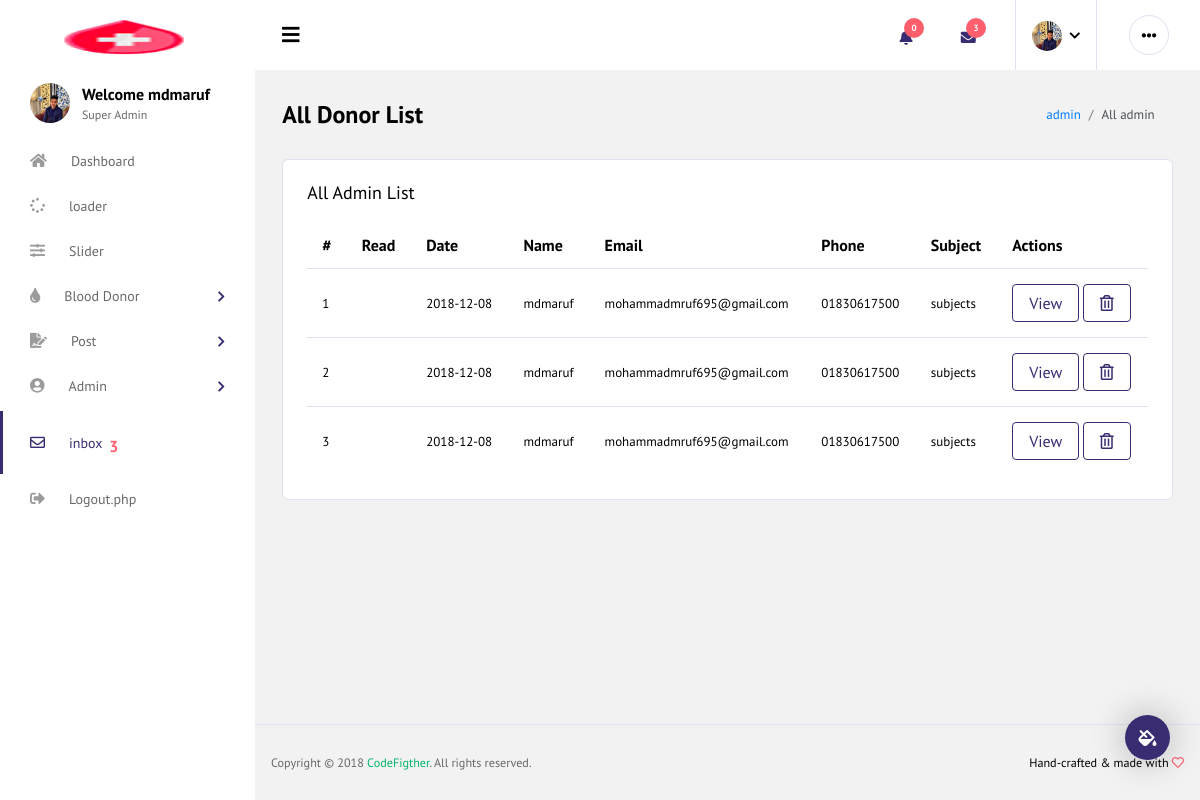
The app's page /admin/inbox.php (signed in) with its own data.
### tables this page shows
CREATE TABLE `massage` (
  `id` int(255) NOT NULL,
  `date` date NOT NULL,
  `admin` varchar(20) NOT NULL,
  `name` varchar(20) NOT NULL,
  `email` varchar(50) NOT NULL,
  `phone` varchar(15) NOT NULL,
  `subject` text NOT NULL,
  `massage` text NOT NULL,
  `status` varchar(10) NOT NULL
);

### admin/inbox.php (the view, shortened to what this page needs)
<?php
include "../include/db.php" ;
 ?>
<!DOCTYPE html>
<html lang="en">
<head>
  <link rel="stylesheet" href="vendors/iconfonts/font-awesome/css/all.min.css">
  <link rel="stylesheet" href="vendors/css/vendor.bundle.base.css">
  <link rel="stylesheet" href="vendors/css/vendor.bundle.addons.css">
  <link rel="stylesheet" href="css/style.css">
</head>
<body>
  <div class="container-scroller">
   <?php include "header.php" ?>
    <div class="container-fluid page-body-wrapper">
    <?php include "side_nav.php" ?>
      <div class="main-panel">
        <div class="content-wrapper">
          <div class="page-header">
            <h3 class="page-title">
             All Donor List
            </h3>
            <nav aria-label="breadcrumb">
              <ol class="breadcrumb">
                <li class="breadcrumb-item"><a href="#">admin</a></li>
                <li class="breadcrumb-item active" aria-current="page">All admin</li>
              </ol>
            </nav>
          </div>
          <div class="card">
            <div class="card-body">
              <h4 class="card-title"> All Admin List</h4>
              <div class="row">
                <div class="col-12">
                  <div class="table-responsive">
                    <table id="order-listing" class="table">
                      <thead>
                        <tr>
                            <th>#</th>
                            <th>Read</th>
                            <th>Date</th>
                            <th>Name</th>
                            <th>Email</th>
                            <th>Phone</th>
                            <th>Subject</th>
                            <th>Actions</th>
                        </tr>
                      </thead>
                      <tbody>
                        <?php
                        $query="SELECT * FROM `massage` ORDER BY id DESC";
                        $run=mysqli_query($conn,$query);
                        if ($run) {
                       $i=0;
                        while ($rows=mysqli_fetch_array($run)) {
                        $i++;
                         ?>
                        <tr>
                            <td><?php echo $i; ?></td>
                            <td><?php echo $rows['admin']; ?></td>
                            <td><?php echo $rows['date']; ?></td>
                            <td><?php echo $rows['name']; ?></td>
                            <td><?php echo $rows['email']; ?></td>
                            <td><?php echo $rows['phone']; ?></td>
                            <td><?php echo $rows['subject']; ?></td>
                            <td>
                             <a href="full_massage.php?id=<?php echo $rows['id'] ; ?>">
                              <button class="btn btn-outline-primary">View</button>
                              </a>
                               <a href="trash/massage_delete.php?id=<?php echo $rows['id'] ; ?>">
                                <button class="btn btn-outline-primary"><i class="far fa-trash-alt"></i></button>
                              </a>
                            </td>
                        </tr>
                        <?php }  } ?>
                      </tbody>
                    </table>
                  </div>
                </div>
              </div>
            </div>
          </div>
        </div>
        <footer class="footer">
          <div class="d-sm-flex justify-content-center justify-content-sm-between">
            <span class="text-muted text-center text-sm-left d-block d-sm-inline-block">Copyright © 2018 <a href="#" target="_blank">CodeFigther</a>. All rights reserved.</span>
            <span class="float-none float-sm-right d-block mt-1 mt-sm-0 text-center">Hand-crafted & made with <i class="far fa-heart text-danger"></i></span>
          </div>
        </footer>
      </div>
    </div>
  </div>
</body>
</html>

### records on screen
massage: date "2018-12-08", name "mdmaruf", email "mohammadmruf695@gmail.com", phone "01830617500", subject "subjects"
massage: date "2018-12-08", name "mdmaruf", email "mohammadmruf695@gmail.com", phone "01830617500", subject "subjects"
massage: date "2018-12-08", name "mdmaruf", email "mohammadmruf695@gmail.com", phone "01830617500", subject "subjects"

### other values on screen
$notifications "0"
$total "3"
$admin_name "mdmaruf"
